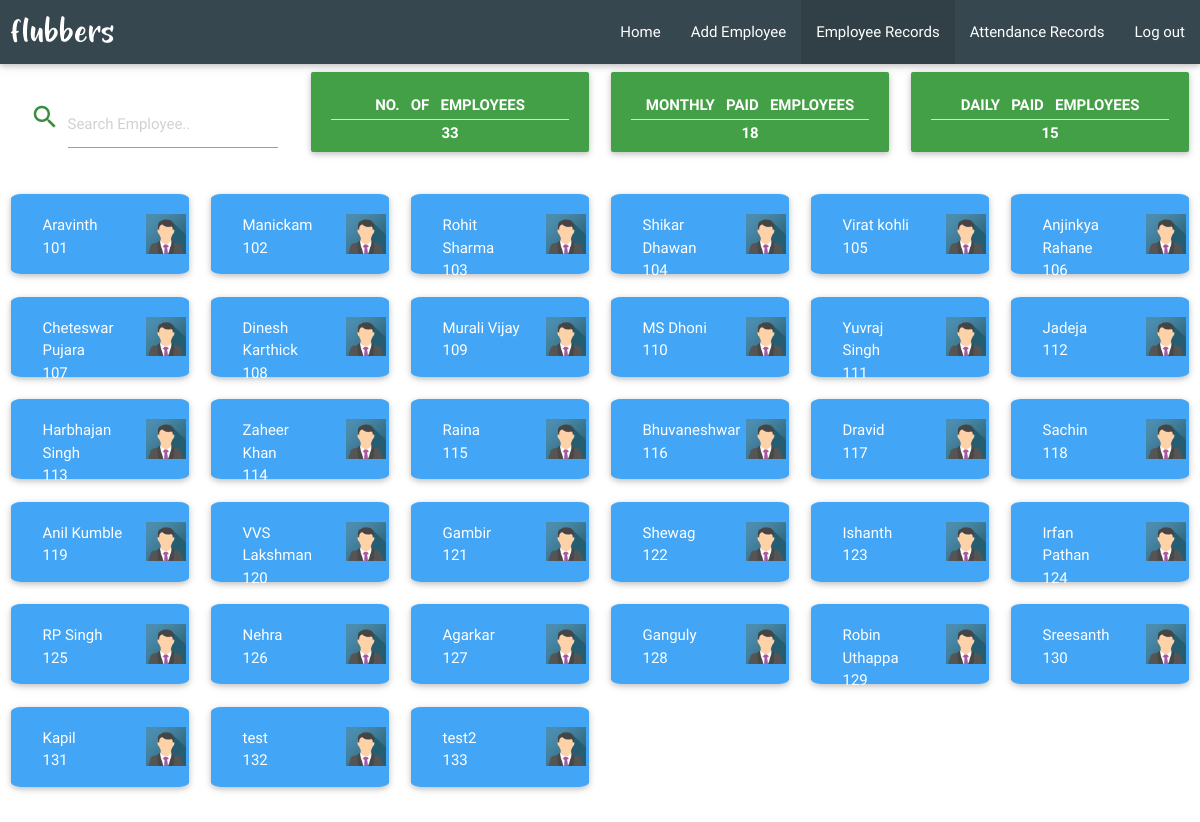
The page /employeeRecords.php (signed in) on the database its author committed.
### tables this page shows
CREATE TABLE IF NOT EXISTS `employee` (
  `id` int(11) NOT NULL AUTO_INCREMENT,
  `emp_id` int(11) NOT NULL,
  `name` varchar(100) NOT NULL,
  `type` varchar(100) NOT NULL,
  `salary` int(11) NOT NULL,
  `phone` varchar(50) NOT NULL,
  `DOB` varchar(255) NOT NULL,
  `DOJ` varchar(255) NOT NULL,
  `address` varchar(200) NOT NULL,
  `status` int(11) NOT NULL DEFAULT '1',
  PRIMARY KEY (`id`)
);

### employeeRecords.php (the view, shortened to what this page needs)
<!DOCTYPE html PUBLIC "-//W3C//DTD XHTML 1.0 Transitional//EN" "http://www.w3.org/TR/xhtml1/DTD/xhtml1-transitional.dtd">
<html xmlns="http://www.w3.org/1999/xhtml">
<head>
    <link type="text/css" rel="stylesheet" href="materialize/css/materialize.min.css"  media="screen,projection"/>
</head>
<body>
  <nav>
    <div class="nav-wrapper blue-grey darken-3">
      <a href="index.php" class="brand-logo helloFont1">Flubbers</a>
      <ul class="right hide-on-med-and-down">
        <li><a href="viewAttendance.php">Home</a></li>
        <li><a href="addEmployee.php">Add Employee</a></li>
        <li class="active"><a href="employeeRecords.php">Employee Records</a></li>
        <li><a href="attendanceRecords.php">Attendance Records</a></li>
        <li><a href="logout.php">Log out</a></li>
      </ul>
    </div>
  </nav>
  <div class="row" align="center">
<?php
   include("DB/db.php");
   $query = "select * from employee where type='monthly' and status=1";
   $exe = mysqli_query($conn,$query);
   $noOfMonthlyPaid = mysqli_num_rows($exe);
   $query = "select * from employee where type='daily' and status=1";
   $exe = mysqli_query($conn,$query);
   $noOfDailyPaid = mysqli_num_rows($exe);
   $query = "select * from employee where status=1 order by emp_id";
   $exe = mysqli_query($conn,$query);
   $noOfEmployees = mysqli_num_rows($exe);
?>
    <div class="col s12 m3 l3">
      <br/>
      <div class="input-field col s12">
        <i class="material-icons prefix green-text text-darken-2">search</i>
        <input type="text" name="myInput" placeholder="Search Employee.." id="myInput"
          onkeyup="myFunction(<?php echo $noOfEmployees; ?>)" class="blue-grey-text text-darken-3">
      </div>
    </div>
    <div class="col s12 m3 l3">
      <div class="card green darken-1" style="height: 80px;">
          <div class="card-content white-text" style="line-height: 1.8">
            <p><b>NO. &nbsp; OF &nbsp; EMPLOYEES</b></p>
            <div class="divider"></div>
            <p><b><?php echo $noOfEmployees; ?></b></p>
          </div>
      </div>
    </div>
    <div class="col s12 m3 l3">
      <div class="card green darken-1" style="height: 80px;">
          <div class="card-content white-text" style="line-height: 1.8">
            <p><b>MONTHLY &nbsp; PAID &nbsp; EMPLOYEES</b></p>
            <div class="divider"></div>
            <p><b><?php echo $noOfMonthlyPaid; ?></b></p>
          </div>
      </div>
    </div>
    <div class="col s12 m3 l3">
      <div class="card green darken-1" style="height: 80px;">
          <div class="card-content white-text" style="line-height: 1.8">
            <p><b>DAILY &nbsp; PAID &nbsp; EMPLOYEES</b></p>
            <div class="divider"></div>
            <p><b><?php echo $noOfDailyPaid; ?></b></p>
          </div>
      </div>
    </div>
  </div>
  <div class="row">
<?php
   $i = -1;
  while($employee = mysqli_fetch_assoc($exe))
    {
      $i++;
?>
    <div class="col s12 m4 l2" id="<?php echo "employee".$i ?>" data="<?php echo $employee['name']; ?>">
      <a class="modal-trigger" href="employeeProfile.php?id=<?php echo $employee['id']; ?>" >
      <div class="card blue lighten-1" style="border-radius: 6%;height: 80px;">
        <div class="row card-content white-text">
          <div class="col s9">
            <p><?php echo $employee["name"]; ?></p>
            <p><?php echo $employee["emp_id"]; ?></p>
          </div>
          <div class="col s3">
            <img src="images/img_avatar.png" alt="Avatar" style="width:40px;">
          </div>
        </div>
      </div>
      </a>
    </div>
<?php
    }
?>
  </div>
</body>
</html>

### employeeRecords.php (style rules this page uses)
.helloFont1 { font-family:"Gumption lite"; }

### rows shown on the page
employee: name "Aravinth", emp "101"
employee: name "Manickam", emp "102"
employee: name "Rohit Sharma", emp "103"
employee: name "Shikar Dhawan", emp "104"
employee: name "Virat kohli", emp "105"
employee: name "Anjinkya Rahane", emp "106"
employee: name "Cheteswar Pujara", emp "107"
employee: name "Dinesh Karthick", emp "108"
employee: name "Murali Vijay", emp "109"
employee: name "MS Dhoni", emp "110"
employee: name "Yuvraj Singh", emp "111"
employee: name "Jadeja", emp "112"
employee: name "Harbhajan Singh", emp "113"
employee: name "Zaheer Khan", emp "114"
employee: name "Raina", emp "115"
employee: name "Bhuvaneshwar", emp "116"
employee: name "Dravid", emp "117"
employee: name "Sachin", emp "118"
employee: name "Anil Kumble", emp "119"
employee: name "VVS Lakshman", emp "120"
employee: name "Gambir", emp "121"
employee: name "Shewag", emp "122"
employee: name "Ishanth", emp "123"
employee: name "Irfan Pathan", emp "124"
employee: name "RP Singh", emp "125"
employee: name "Nehra", emp "126"
employee: name "Agarkar", emp "127"
employee: name "Ganguly", emp "128"
employee: name "Robin Uthappa", emp "129"
employee: name "Sreesanth", emp "130"
employee: name "Kapil", emp "131"
employee: name "test", emp "132"
employee: name "test2", emp "133"

### other values the page prints
$noOfEmployees "33"
$noOfMonthlyPaid "18"
$noOfDailyPaid "15"
